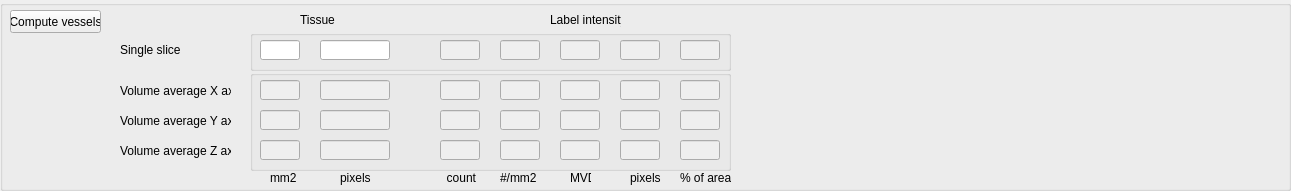
   <widget class="QGroupBox" name="groupBox_compute">
    <property name="geometry">
     <rect>
      <x>10</x>
      <y>540</y>
      <width>1291</width>
      <height>191</height>
     </rect>
    </property>
    <property name="title">
     <string/>
    </property>
    <widget class="QLabel" name="label_fraction">
     <property name="geometry">
      <rect>
       <x>680</x>
       <y>170</y>
       <width>51</width>
       <height>16</height>
      </rect>
     </property>
     <property name="text">
      <string>% of area</string>
     </property>
    </widget>
    <widget class="QLabel" name="label_unitsarea">
     <property name="geometry">
      <rect>
       <x>270</x>
       <y>170</y>
       <width>31</width>
       <height>16</height>
      </rect>
     </property>
     <property name="text">
      <string>mm2</string>
     </property>
    </widget>
    <widget class="QLabel" name="label_MVD">
     <property name="geometry">
      <rect>
       <x>570</x>
       <y>170</y>
       <width>21</width>
       <height>16</height>
      </rect>
     </property>
     <property name="text">
      <string>MVD</string>
     </property>
    </widget>
    <widget class="QPushButton" name="pushButton_vessels">
     <property name="geometry">
      <rect>
       <x>10</x>
       <y>10</y>
       <width>91</width>
       <height>23</height>
      </rect>
     </property>
     <property name="text">
      <string>Compute vessels</string>
     </property>
    </widget>
    <widget class="QLabel" name="label_number">
     <property name="geometry">
      <rect>
       <x>440</x>
       <y>170</y>
       <width>41</width>
       <height>16</height>
      </rect>
     </property>
     <property name="text">
      <string>  count</string>
     </property>
    </widget>
    <widget class="QLabel" name="label_density">
     <property name="geometry">
      <rect>
       <x>500</x>
       <y>170</y>
       <width>41</width>
       <height>16</height>
      </rect>
     </property>
     <property name="text">
      <string>#/mm2</string>
     </property>
    </widget>
    <widget class="QLabel" name="label_areapixels">
     <property name="geometry">
      <rect>
       <x>340</x>
       <y>170</y>
       <width>31</width>
       <height>16</height>
      </rect>
     </property>
     <property name="text">
      <string>pixels</string>
     </property>
    </widget>
    <widget class="QLabel" name="label_tissue">
     <property name="geometry">
      <rect>
       <x>300</x>
       <y>10</y>
       <width>41</width>
       <height>20</height>
      </rect>
     </property>
     <property name="text">
      <string>Tissue</string>
     </property>
    </widget>
    <widget class="QLabel" name="label_label">
     <property name="geometry">
      <rect>
       <x>550</x>
       <y>10</y>
       <width>71</width>
       <height>20</height>
      </rect>
     </property>
     <property name="text">
      <string>Label intensity</string>
     </property>
    </widget>
    <widget class="QLabel" name="label_vesselpixels">
     <property name="geometry">
      <rect>
       <x>630</x>
       <y>170</y>
       <width>31</width>
       <height>16</height>
      </rect>
     </property>
     <property name="text">
      <string>pixels</string>
     </property>
    </widget>
    <widget class="QLabel" name="label_singleslice">
     <property name="geometry">
      <rect>
       <x>120</x>
       <y>40</y>
       <width>71</width>
       <height>20</height>
      </rect>
     </property>
     <property name="text">
      <string>Single slice</string>
     </property>
    </widget>
    <widget class="QLabel" name="label_volume_x">
     <property name="geometry">
      <rect>
       <x>120</x>
       <y>80</y>
       <width>111</width>
       <height>21</height>
      </rect>
     </property>
     <property name="text">
      <string>Volume average X axis</string>
     </property>
    </widget>
    <widget class="QLabel" name="label_volume_y">
     <property name="geometry">
      <rect>
       <x>120</x>
       <y>110</y>
       <width>111</width>
       <height>21</height>
      </rect>
     </property>
     <property name="text">
      <string>Volume average Y axis</string>
     </property>
    </widget>
    <widget class="QLabel" name="label_volume_z">
     <property name="geometry">
      <rect>
       <x>120</x>
       <y>140</y>
       <width>111</width>
       <height>21</height>
      </rect>
     </property>
     <property name="text">
      <string>Volume average Z axis</string>
     </property>
    </widget>
    <widget class="QGroupBox" name="groupBox_volumeaverage">
     <property name="enabled">
      <bool>false</bool>
     </property>
     <property name="geometry">
      <rect>
       <x>250</x>
       <y>70</y>
       <width>481</width>
       <height>101</height>
      </rect>
     </property>
     <property name="title">
      <string/>
     </property>
     <widget class="QLineEdit" name="lineEdit_fraction_z">
      <property name="geometry">
       <rect>
        <x>430</x>
        <y>70</y>
        <width>40</width>
        <height>20</height>
       </rect>
      </property>
     </widget>
     <widget class="QLineEdit" name="lineEdit_MVD_x">
      <property name="geometry">
       <rect>
        <x>310</x>
        <y>10</y>
        <width>40</width>
        <height>20</height>
       </rect>
      </property>
     </widget>
     <widget class="QLineEdit" name="lineEdit_count_x">
      <property name="geometry">
       <rect>
        <x>190</x>
        <y>10</y>
        <width>40</width>
        <height>20</height>
       </rect>
      </property>
      <property name="readOnly">
       <bool>true</bool>
      </property>
     </widget>
     <widget class="QLineEdit" name="lineEdit_fraction_y">
      <property name="geometry">
       <rect>
        <x>430</x>
        <y>40</y>
        <width>40</width>
        <height>20</height>
       </rect>
      </property>
     </widget>
     <widget class="QLineEdit" name="lineEdit_MVD_z">
      <property name="geometry">
       <rect>
        <x>310</x>
        <y>70</y>
        <width>40</width>
        <height>20</height>
       </rect>
      </property>
     </widget>
     <widget class="QLineEdit" name="lineEdit_fraction_x">
      <property name="geometry">
       <rect>
        <x>430</x>
        <y>10</y>
        <width>40</width>
        <height>20</height>
       </rect>
      </property>
     </widget>
     <widget class="QLineEdit" name="lineEdit_count_z">
      <property name="geometry">
       <rect>
        <x>190</x>
        <y>70</y>
        <width>40</width>
        <height>20</height>
       </rect>
      </property>
      <property name="readOnly">
       <bool>true</bool>
      </property>
     </widget>
     <widget class="QLineEdit" name="lineEdit_density_x">
      <property name="geometry">
       <rect>
        <x>250</x>
        <y>10</y>
        <width>40</width>
        <height>20</height>
       </rect>
      </property>
      <property name="readOnly">
       <bool>true</bool>
      </property>
     </widget>
     <widget class="QLineEdit" name="lineEdit_density_z">
      <property name="geometry">
       <rect>
        <x>250</x>
        <y>70</y>
        <width>40</width>
        <height>20</height>
       </rect>
      </property>
      <property name="readOnly">
       <bool>true</bool>
      </property>
     </widget>
     <widget class="QLineEdit" name="lineEdit_vesselpixels_z">
      <property name="geometry">
       <rect>
        <x>370</x>
        <y>70</y>
        <width>40</width>
        <height>20</height>
       </rect>
      </property>
     </widget>
     <widget class="QLineEdit" name="lineEdit_MVD_y">
      <property name="geometry">
       <rect>
        <x>310</x>
        <y>40</y>
        <width>40</width>
        <height>20</height>
       </rect>
      </property>
     </widget>
     <widget class="QLineEdit" name="lineEdit_vesselpixels_y">
      <property name="geometry">
       <rect>
        <x>370</x>
        <y>40</y>
        <width>40</width>
        <height>20</height>
       </rect>
      </property>
     </widget>
     <widget class="QLineEdit" name="lineEdit_count_y">
      <property name="geometry">
       <rect>
        <x>190</x>
        <y>40</y>
        <width>40</width>
        <height>20</height>
       </rect>
      </property>
      <property name="readOnly">
       <bool>true</bool>
      </property>
     </widget>
     <widget class="QLineEdit" name="lineEdit_density_y">
      <property name="geometry">
       <rect>
        <x>250</x>
        <y>40</y>
        <width>40</width>
        <height>20</height>
       </rect>
      </property>
      <property name="readOnly">
       <bool>true</bool>
      </property>
     </widget>
     <widget class="QLineEdit" name="lineEdit_vesselpixels_x">
      <property name="geometry">
       <rect>
        <x>370</x>
        <y>10</y>
        <width>40</width>
        <height>20</height>
       </rect>
      </property>
     </widget>
     <widget class="QLineEdit" name="lineEdit_areapixels_z">
      <property name="geometry">
       <rect>
        <x>70</x>
        <y>70</y>
        <width>70</width>
        <height>20</height>
       </rect>
      </property>
     </widget>
     <widget class="QLineEdit" name="lineEdit_areapixels_x">
      <property name="geometry">
       <rect>
        <x>70</x>
        <y>10</y>
        <width>70</width>
        <height>20</height>
       </rect>
      </property>
     </widget>
     <widget class="QLineEdit" name="lineEdit_area_z">
      <property name="geometry">
       <rect>
        <x>10</x>
        <y>70</y>
        <width>40</width>
        <height>20</height>
       </rect>
      </property>
      <property name="readOnly">
       <bool>true</bool>
      </property>
     </widget>
     <widget class="QLineEdit" name="lineEdit_areapixels_y">
      <property name="geometry">
       <rect>
        <x>70</x>
        <y>40</y>
        <width>70</width>
        <height>20</height>
       </rect>
      </property>
     </widget>
     <widget class="QLineEdit" name="lineEdit_area_x">
      <property name="geometry">
       <rect>
        <x>10</x>
        <y>10</y>
        <width>40</width>
        <height>20</height>
       </rect>
      </property>
      <property name="readOnly">
       <bool>true</bool>
      </property>
     </widget>
     <widget class="QLineEdit" name="lineEdit_area_y">
      <property name="geometry">
       <rect>
        <x>10</x>
        <y>40</y>
        <width>40</width>
        <height>20</height>
       </rect>
      </property>
      <property name="readOnly">
       <bool>true</bool>
      </property>
     </widget>
    </widget>
    <widget class="QGroupBox" name="groupBox_singleslice">
     <property name="geometry">
      <rect>
       <x>250</x>
       <y>30</y>
       <width>481</width>
       <height>41</height>
      </rect>
     </property>
     <property name="title">
      <string/>
     </property>
     <widget class="QLineEdit" name="lineEdit_fraction">
      <property name="enabled">
       <bool>false</bool>
      </property>
      <property name="geometry">
       <rect>
        <x>430</x>
        <y>10</y>
        <width>40</width>
        <height>20</height>
       </rect>
      </property>
     </widget>
     <widget class="QLineEdit" name="lineEdit_count">
      <property name="enabled">
       <bool>false</bool>
      </property>
      <property name="geometry">
       <rect>
        <x>190</x>
        <y>10</y>
        <width>40</width>
        <height>20</height>
       </rect>
      </property>
      <property name="readOnly">
       <bool>true</bool>
      </property>
     </widget>
     <widget class="QLineEdit" name="lineEdit_vesselpixels">
      <property name="enabled">
       <bool>false</bool>
      </property>
      <property name="geometry">
       <rect>
        <x>370</x>
        <y>10</y>
        <width>40</width>
        <height>20</height>
       </rect>
      </property>
     </widget>
     <widget class="QLineEdit" name="lineEdit_density">
      <property name="enabled">
       <bool>false</bool>
      </property>
      <property name="geometry">
       <rect>
        <x>250</x>
        <y>10</y>
        <width>40</width>
        <height>20</height>
       </rect>
      </property>
      <property name="readOnly">
       <bool>true</bool>
      </property>
     </widget>
     <widget class="QLineEdit" name="lineEdit_MVD">
      <property name="enabled">
       <bool>false</bool>
      </property>
      <property name="geometry">
       <rect>
        <x>310</x>
        <y>10</y>
        <width>40</width>
        <height>20</height>
       </rect>
      </property>
     </widget>
     <widget class="QLineEdit" name="lineEdit_areapixels">
      <property name="geometry">
       <rect>
        <x>70</x>
        <y>10</y>
        <width>70</width>
        <height>20</height>
       </rect>
      </property>
     </widget>
     <widget class="QLineEdit" name="lineEdit_area">
      <property name="geometry">
       <rect>
        <x>10</x>
        <y>10</y>
        <width>40</width>
        <height>20</height>
       </rect>
      </property>
      <property name="readOnly">
       <bool>true</bool>
      </property>
     </widget>
    </widget>
   </widget>
